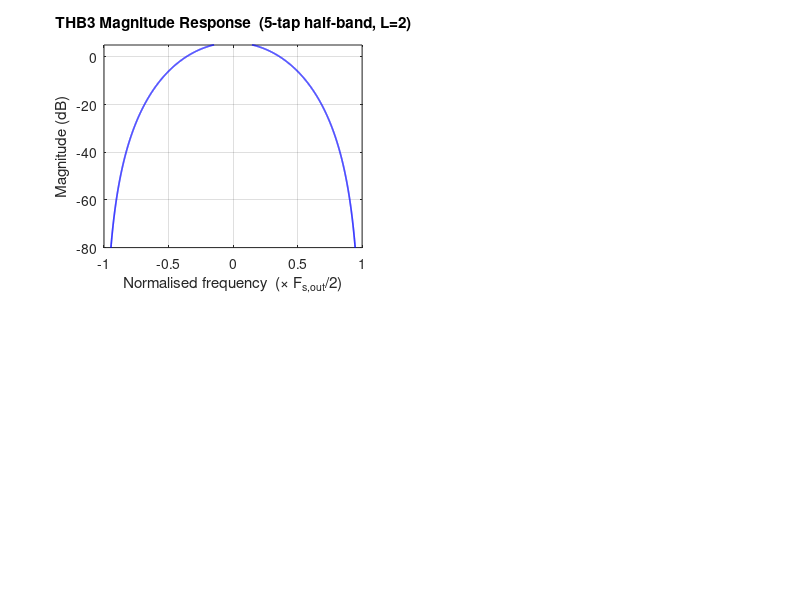

Recreate this plot in MATLAB. (Note: this script raises an error after producing the figure.)
% test_thb_filters.m
% Tests and frequency response plots for THB3 and THB2 half-band filters.

clear; close all; clc;

%% ---- Coefficient summary ---------------------------------------------
h_thb3 = [0.125, 0.500, 0.750, 0.500, 0.125];
h_thb2 = [-0.08203125, 0, 0.58203125, 1, 0.58203125, 0, -0.08203125];

fprintf('--- THB3 ---\n');
fprintf('  Taps      : %d\n',   length(h_thb3));
fprintf('  sum(h)    : %.6f  (ideal = 2)\n', sum(h_thb3));
fprintf('  Symmetric : %d\n',   isequal(h_thb3, fliplr(h_thb3)));

fprintf('--- THB2 ---\n');
fprintf('  Taps      : %d\n',   length(h_thb2));
fprintf('  sum(h)    : %.6f  (ideal = 2)\n', sum(h_thb2));
fprintf('  Symmetric : %d\n',   isequal(h_thb2, fliplr(h_thb2)));

%% ---- Frequency responses (individual) --------------------------------
N_fft = 4096;

[H3, w3] = freqz(h_thb3, 1, N_fft, 'whole');
[H2, w2] = freqz(h_thb2, 1, N_fft, 'whole');

f_norm3 = w3/pi - 1;   % centred, -1…+1 (units of Fs_out/2)
f_norm2 = w2/pi - 1;

H3_db = 20*log10(abs(fftshift(H3)));
H2_db = 20*log10(abs(fftshift(H2)));

figure('Name','THB3 & THB2 – Individual Frequency Responses','NumberTitle','off');

subplot(2,2,1);
plot(f_norm3, H3_db, 'b', 'LineWidth', 1.2);
xlabel('Normalised frequency  (× F_{s,out}/2)');
ylabel('Magnitude (dB)');
title('THB3 Magnitude Response  (5-tap half-band, L=2)');
xlim([-1 1]); ylim([-80 5]); grid on;
xline( 0.5, 'r--', 'Passband edge  1/L'); xline(-0.5, 'r--');

subplot(2,2,3);
plot(f_norm3, unwrap(angle(fftshift(H3)))*180/pi, 'b', 'LineWidth', 1.2);
xlabel('Normalised frequency  (× F_{s,out}/2)');
ylabel('Phase (degrees)');
title('THB3 Phase Response');
xlim([-1 1]); grid on;

subplot(2,2,2);
plot(f_norm2, H2_db, 'm', 'LineWidth', 1.2);
xlabel('Normalised frequency  (× F_{s,out}/2)');
ylabel('Magnitude (dB)');
title('THB2 Magnitude Response  (7-tap half-band, L=2)');
xlim([-1 1]); ylim([-80 5]); grid on;
xline( 0.5, 'r--', 'Passband edge  1/L'); xline(-0.5, 'r--');

subplot(2,2,4);
plot(f_norm2, unwrap(angle(fftshift(H2)))*180/pi, 'm', 'LineWidth', 1.2);
xlabel('Normalised frequency  (× F_{s,out}/2)');
ylabel('Phase (degrees)');
title('THB2 Phase Response');
xlim([-1 1]); grid on;

%% ---- Cascaded response: THB3 → THB2 (each ×2, total ×4) -------------
% Express both filters at the common output rate (Fs_thb2_out = 4×Fs_in).
% THB3 output is at 2×Fs_in → upsample THB3 response to 4×Fs_in by
% inserting L=2 image, then multiply with THB2 response.
%
% Simpler equivalent: convolve the polyphase-equivalent prototype impulse
% responses at the final rate. We use the standard method:
%   H_cascade(z) = H_thb3(z^2) * H_thb2(z)  at Fs_out = 4*Fs_in
% i.e. stretch h_thb3 by 2 (insert zeros) then convolve with h_thb2.

h_thb3_upsampled = upsample(h_thb3, 2);   % 9 taps at 4x rate
h_cascade        = conv(h_thb3_upsampled, h_thb2);

[H_cas, w_cas] = freqz(h_cascade, 1, N_fft, 'whole');
f_norm_cas = w_cas/pi - 1;
H_cas_db   = 20*log10(abs(fftshift(H_cas)));

figure('Name','THB3+THB2 Cascaded Response','NumberTitle','off');

subplot(2,1,1);
hold on;
plot(f_norm3, H3_db,   'b--',  'LineWidth', 1.0, 'DisplayName', 'THB3 alone');
plot(f_norm2, H2_db,   'm--',  'LineWidth', 1.0, 'DisplayName', 'THB2 alone');
plot(f_norm_cas, H_cas_db, 'k', 'LineWidth', 1.4, 'DisplayName', 'THB3 → THB2 cascade');
xlabel('Normalised frequency  (× F_{s,out}/2)');
ylabel('Magnitude (dB)');
title('Cascaded THB3 → THB2 Magnitude Response  (total L = 4)');
xlim([-1 1]); ylim([-80 5]); grid on; legend('Location','southwest');
xline( 0.25, 'r--', '1/(L_{total})'); xline(-0.25, 'r--');

subplot(2,1,2);
plot(f_norm_cas, unwrap(angle(fftshift(H_cas)))*180/pi, 'k', 'LineWidth', 1.2);
xlabel('Normalised frequency  (× F_{s,out}/2)');
ylabel('Phase (degrees)');
title('Cascaded THB3 → THB2 Phase Response');
xlim([-1 1]); grid on;

%% ---- Functional test: complex baseband sinewave ----------------------
Fs_in  = 1e6;
f_tone = 0.1e6;   % 100 kHz – within passband
N      = 256;

t_in = (0:N-1).' / Fs_in;
x_in = exp(1j * 2*pi * f_tone * t_in);

% Individual filter paths
y_thb3      = thb3_filter(x_in, false);
y_thb3_byp  = thb3_filter(x_in, true);
y_thb2      = thb2_filter(x_in, false);
y_thb2_byp  = thb2_filter(x_in, true);

% Cascade: THB3 → THB2 (total ×4)
y_cascade    = thb2_filter(thb3_filter(x_in, false), false);

fprintf('\n--- Output lengths ---\n');
fprintf('  THB3 normal  : %d  (expect %d)\n', length(y_thb3),  2*N);
fprintf('  THB3 bypass  : %d  (expect %d)\n', length(y_thb3_byp), N);
fprintf('  THB2 normal  : %d  (expect %d)\n', length(y_thb2),  2*N);
fprintf('  THB2 bypass  : %d  (expect %d)\n', length(y_thb2_byp), N);
fprintf('  Cascade x4   : %d  (expect %d)\n', length(y_cascade), 4*N);

%% ---- Spectrum of cascade output vs input -----------------------------
figure('Name','THB cascade – Spectrum','NumberTitle','off');

Fs_out4 = 4 * Fs_in;
win_in  = blackman(N);
win_out = blackman(length(y_cascade));

Y_in  = fftshift(fft(x_in      .* win_in));
Y_out = fftshift(fft(y_cascade .* win_out));

f_in  = (-N/2 : N/2-1)           * Fs_in  / N;
f_out = (-length(y_cascade)/2 : length(y_cascade)/2-1) * Fs_out4 / length(y_cascade);

subplot(2,1,1);
plot(f_in/1e6, 20*log10(abs(Y_in)/max(abs(Y_in))), 'b', 'LineWidth', 1.0);
xlabel('Frequency (MHz)'); ylabel('Magnitude (dB, normalised)');
title(sprintf('Input Spectrum  (Fs = %.0f MHz)', Fs_in/1e6));
xlim([-Fs_in/2e6 Fs_in/2e6]); ylim([-80 5]); grid on;

subplot(2,1,2);
plot(f_out/1e6, 20*log10(abs(Y_out)/max(abs(Y_out))), 'k', 'LineWidth', 1.0);
xlabel('Frequency (MHz)'); ylabel('Magnitude (dB, normalised)');
title(sprintf('THB3→THB2 Cascade Output Spectrum  (Fs = %.0f MHz)', Fs_out4/1e6));
xlim([-Fs_out4/2e6 Fs_out4/2e6]); ylim([-80 5]); grid on;

fprintf('\nTest complete.\n');
